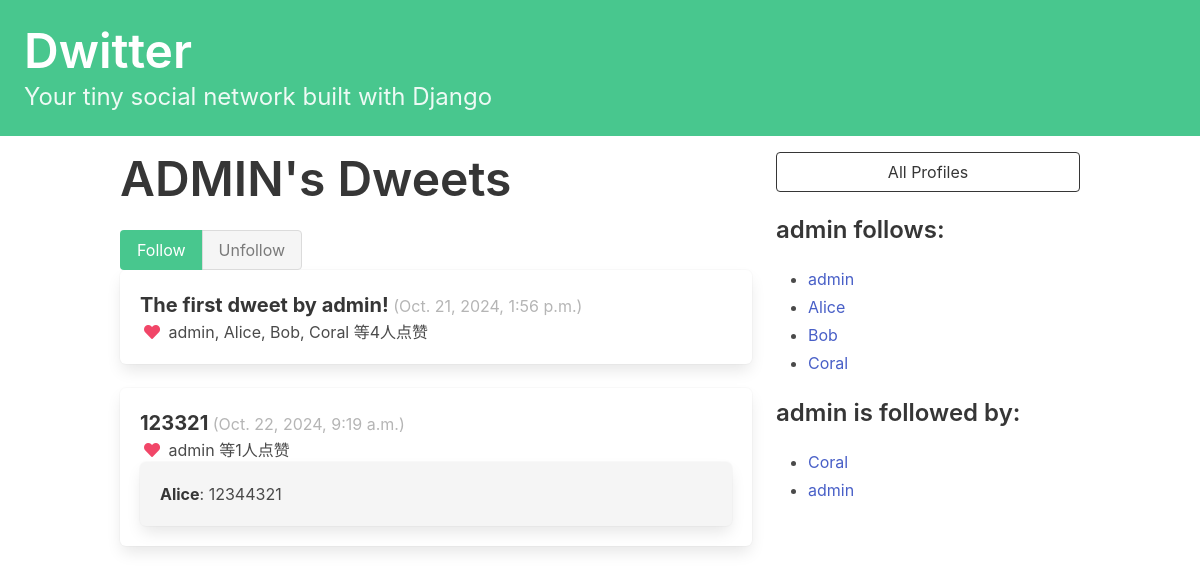
The app's page /profile/1 (signed in) with its own data.
### dwitter/models.py (models this page shows, shortened)
class Profile(models.Model):
    user = models.OneToOneField(User, on_delete=models.CASCADE)
    follows = models.ManyToManyField(
        "self",
        related_name="followed_by",
        symmetrical=False,
        blank=True
    )
    def __str__(self):
        return self.user.username

class Dweet(models.Model):
    user = models.ForeignKey(
        User, related_name="dweets", on_delete=models.DO_NOTHING
    )
    body = models.CharField(max_length=140)
    created_at = models.DateTimeField(auto_now_add=True)
    likes = models.ManyToManyField(User, related_name="liked_dweets", blank=True)

class Comment(models.Model):
    user = models.ForeignKey(User, on_delete=models.CASCADE)
    dweet = models.ForeignKey(Dweet, related_name="comments", on_delete=models.CASCADE)
    body = models.TextField()
    created_at = models.DateTimeField(auto_now_add=True)

### dwitter/views.py (the view, shortened to what this page needs)
# urls.py: path("profile/<int:pk>", profile, name="profile"),
def profile(request, pk):
    if not hasattr(request.user, 'profile'):
        missing_profile = Profile(user=request.user)
        missing_profile.save()
    profile = Profile.objects.get(pk=pk)
    return render(request, "dwitter/profile.html", {"profile": profile})

### dwitter/templates/dwitter/profile.html (shortened to what this page needs)
{% extends 'base.html' %}
{% block content %}
<div class="column">
    <div class="block">
    <h1 class="title is-1">
        {{profile.user.username|upper}}'s Dweets
    </h1>
    </div>
    <form method="post">
        <div class="buttons has-addons">
        {% if profile in user.profile.follows.all %}
            <button class="button is-success is-static">Follow</button>
            <button class="button is-danger" name="follow" value="unfollow">
                Unfollow
            </button>
        {% else %}
            <button class="button is-success" name="follow" value="follow">
                Follow
            </button>
            <button class="button is-danger is-static">Unfollow</button>
        {% endif %}
        </div>
    </form>
    <div class="content">
        {% for dweet in profile.user.dweets.all %}
            <div class="box">
                <strong class="is-size-5">{{ dweet.body }}</strong>
                <span class="is-small has-text-grey-light">
                    ({{ dweet.created_at }})
                </span>
                <div>
                    {% if dweet.likes.count == 0 %}
                        <span class="icon has-text-grey-light">
                            <i class="far fa-heart"></i>
                        </span>
                    {% else %}
                        <span class="icon has-text-danger">
                            <i class="fas fa-heart"></i>
                        </span>
                        {% for like in dweet.likes.all %}
                            {{ like.username }}{% if not forloop.last %}, {% endif %}
                        {% endfor %}
                        {% if dweet.likes.count != 0 %}
                            等{{ dweet.likes.count }}人点赞
                        {% endif %}
                    {% endif %}
                </div>
                <div>
                    {% if dweet.comments.all %}
                        <div class="box" style="background-color: #f5f5f5;">
                            {% for comment in dweet.comments.all %}
                                <p><strong>{{ comment.user.username }}</strong>: {{ comment.body }}</p>
                            {% endfor %}
                        </div>
                    {% endif %}
                </div>
            </div>
        {% endfor %}
    </div>
</div>
<div class="column is-one-third">
    <div class="block">
        <a href="{% url 'dwitter:profile_list' %}">
            <button class="button is-dark is-outlined is-fullwidth">
                All Profiles
            </button>
        </a>
    </div>
    <div class="block">
        <h3 class="title is-4">
            {{profile.user.username}} follows:
        </h3>
        <div class="content">
            <ul>
            {% for following in profile.follows.all %}
                <li>
                    <a href="{% url 'dwitter:profile' following.id %}">
                        {{ following }}
                    </a>
                </li>
            {% endfor %}
            </ul>
        </div>
    </div>
    <div class="block">
        <h3 class="title is-4">
            {{profile.user.username}} is followed by:
        </h3>
        <div class="content">
            <ul>
            {% for follower in profile.followed_by.all %}
                <li>
                    <a href="{% url 'dwitter:profile' follower.id %}">
                        {{ follower }}
                    </a>
                </li>
            {% endfor %}
            </ul>
        </div>
    </div>
</div>
{% endblock content %}

### records on screen
Profile: user.username "ADMIN", user.username "admin"
Dweet: body "The first dweet by admin!", created_at "Oct. 21, 2024, 1:56 p.m.", likes.count "4"
Dweet: body "123321", created_at "Oct. 22, 2024, 9:19 a.m.", likes.count "1"
Comment: user.username "Alice", body "12344321"
Profile: user.username "Alice"
Profile: user.username "Bob"
Profile: user.username "Coral"

### other values on screen
{{ like.username }} "admin"
{{ like.username }} "Alice"
{{ like.username }} "Bob"
{{ like.username }} "Coral"
